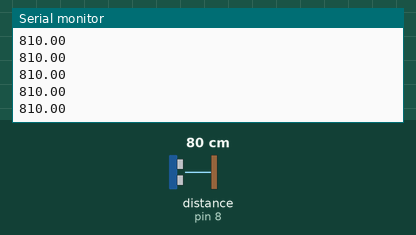
Recording of a sketch running on a simulated Arduino Uno, built with avr-gcc and run on an emulated ATmega328P. Parts: the last lines printed to the serial monitor. The inputs (shaded band) are chosen by the test bench; at power-on: distance to the obstacle (sensor on pin 8) 80 cm. The echo pulse lasts 58.3 µs per cm.

Above: at 1.2 s.
1.3 s: distance to the obstacle (sensor on pin 8) set to 2 cm
At 1.9 s:
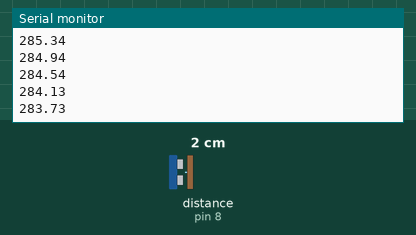
2.8 s: distance to the obstacle (sensor on pin 8) set to 4 cm
At 3.4 s:
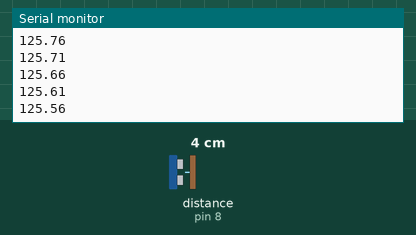
Timing chart, 0 to 4.5 s (numbered marks = the images above; inputs shaded):
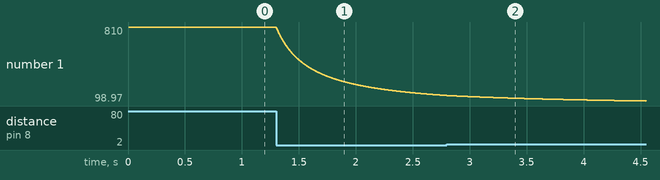

The sketch:

2023.01.30_Sonar_sensor_Distance_AVG.ino
```cpp
#include <NewPing.h>

#define MaxDistance 350
int trig = 9;
int echo = 8;

float avg, old_avg;


NewPing Sonar_sensor(trig,echo, MaxDistance);
float Sonar_distance = 0.0;

void setup()
{
  Serial.begin(115200);
}


void expression(float k, int n)
{
  avg = (((n-1) * old_avg)/n) + (k/n);
  old_avg = avg;
}


void read_sonar_sensor(void)
{
  Sonar_distance = Sonar_sensor.ping_cm()*10.0;
  if(Sonar_distance == 0){Sonar_distance = MaxDistance * 10.0;}
}

int b = 1;

void loop()
{
  read_sonar_sensor();
  if(Sonar_distance==0){Sonar_distance=MaxDistance*10;}
  //Serial.println(Sonar_distance);
  {
    expression(Sonar_distance, b);
    b++;
    Serial.println(avg);
  }

}
```

Measured:
- after the input at 1.3 s, the serial monitor: prints a new line at once (image 1)
- plotted number 1: 810 → 151.87 after the input at 1.3 s
